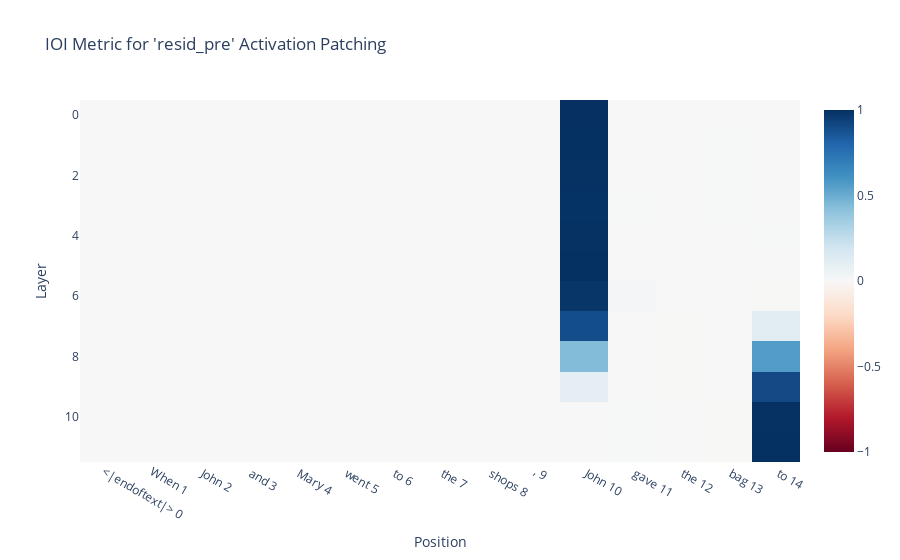

Notebook source saved alongside this figure:
### Markdown cell above
Computation occurs at the S2 position for all layers until layer 7 (resid_pre is the residual stream prior to the given layer).

### Code cell
resid_pre_act_patch_results = patching.get_act_patch_resid_pre(
    model, 
    corrupted_tokens, 
    clean_cache, 
    ioi_metric)

imshow(resid_pre_act_patch_results, 
       yaxis="Layer", 
       xaxis="Position", 
       x=[f"{tok} {i}" for i, tok in enumerate(model.to_str_tokens(clean_tokens[0]))],
       title="IOI Metric for 'resid_pre' Activation Patching")

### Figure 1 — Plotly figure (JSON) as saved in the notebook; plotly's stock layout.template omitted (floating-point values rounded to 4 significant figures; data arrays with more than 128 entries replaced by an {"elided": "..."} marker saying what was removed)
{"data": [{"coloraxis": "coloraxis", "hovertemplate": "x: %{x}<br>y: %{y}<br>color: %{z}<extra></extra>", "name": "0", "type": "heatmap", "x": ["<|endoftext|> 0", "When 1", " John 2", " and 3", " Mary 4", " went 5", " to 6", " the 7", " shops 8", ", 9", " John 10", " gave 11", " the 12", " bag 13", " to 14"], "xaxis": "x", "yaxis": "y", "z": {"elided": "12x15 float values"}}], "layout": {"coloraxis": {"cmid": 0, "colorscale": [[0, "rgb(103,0,31)"], [0.1, "rgb(178,24,43)"], [0.2, "rgb(214,96,77)"], [0.3, "rgb(244,165,130)"], [0.4, "rgb(253,219,199)"], [0.5, "rgb(247,247,247)"], [0.6, "rgb(209,229,240)"], [0.7, "rgb(146,197,222)"], [0.8, "rgb(67,147,195)"], [0.9, "rgb(33,102,172)"], [1, "rgb(5,48,97)"]]}, "title": {"text": "IOI Metric for 'resid_pre' Activation Patching"}, "xaxis": {"anchor": "y", "domain": [0, 1], "title": {"text": "Position"}}, "yaxis": {"anchor": "x", "autorange": "reversed", "domain": [0, 1], "title": {"text": "Layer"}}}}
